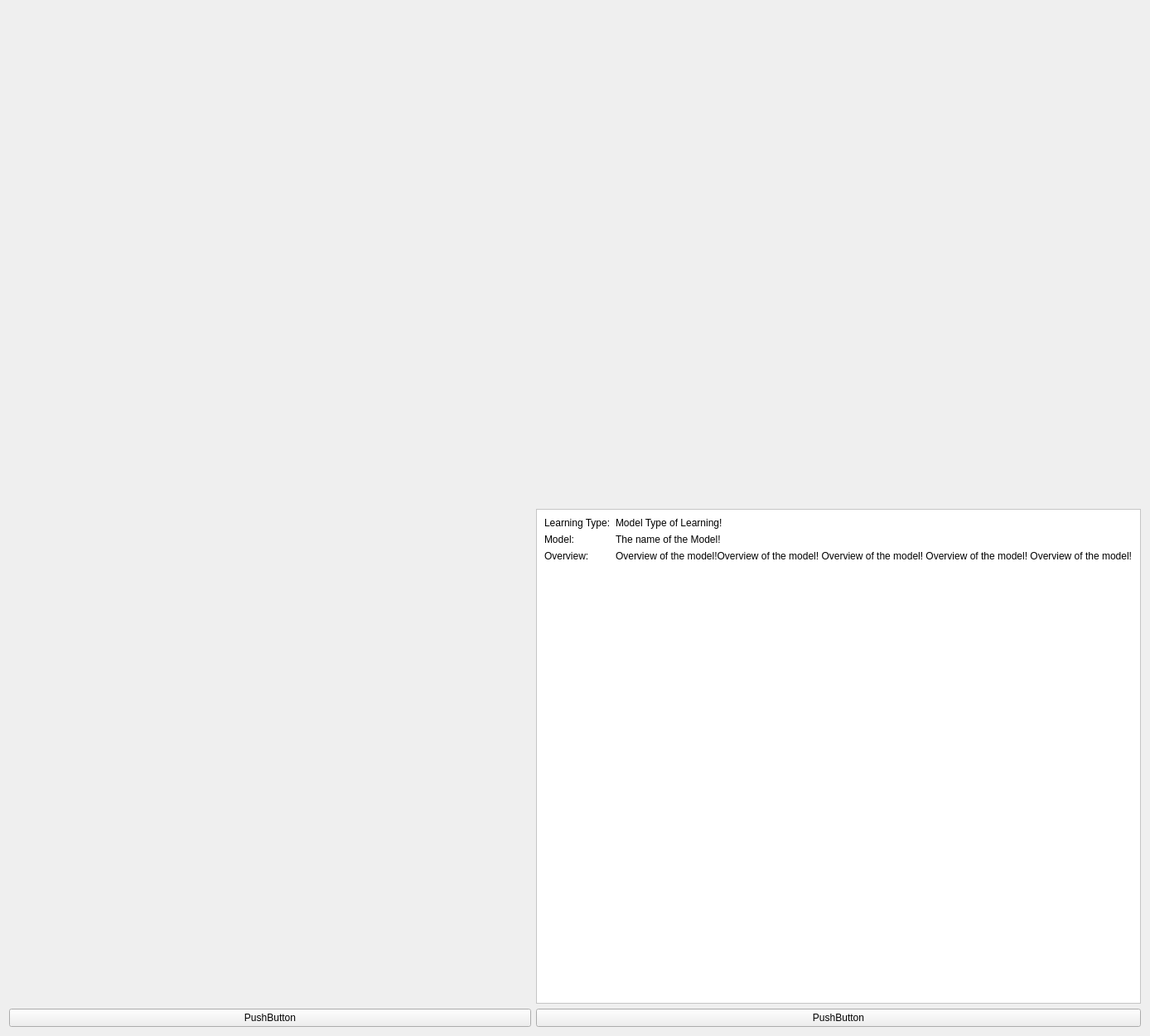
<?xml version="1.0" encoding="UTF-8"?>
<ui version="4.0">
 <class>Form</class>
 <widget class="QWidget" name="Form">
  <property name="geometry">
   <rect>
    <x>0</x>
    <y>0</y>
    <width>1388</width>
    <height>1250</height>
   </rect>
  </property>
  <property name="windowTitle">
   <string>Form</string>
  </property>
  <layout class="QGridLayout" name="gridLayout_2">
   <item row="0" column="0" colspan="2">
    <layout class="QVBoxLayout" name="verticalLayout">
     <item>
      <layout class="QGridLayout" name="gridLayout">
       <item row="0" column="2">
        <spacer name="horizontalSpacer_2">
         <property name="orientation">
          <enum>Qt::Horizontal</enum>
         </property>
         <property name="sizeHint" stdset="0">
          <size>
           <width>40</width>
           <height>20</height>
          </size>
         </property>
        </spacer>
       </item>
       <item row="0" column="1">
        <widget class="QLabel" name="label">
         <property name="text">
          <string/>
         </property>
         <property name="pixmap">
          <pixmap>Developer/Swansea Uni/Project/Code/Project/Images/freeplay.png</pixmap>
         </property>
        </widget>
       </item>
       <item row="0" column="0">
        <spacer name="horizontalSpacer">
         <property name="orientation">
          <enum>Qt::Horizontal</enum>
         </property>
         <property name="sizeHint" stdset="0">
          <size>
           <width>40</width>
           <height>20</height>
          </size>
         </property>
        </spacer>
       </item>
      </layout>
     </item>
    </layout>
   </item>
   <item row="2" column="0">
    <widget class="QPushButton" name="pushButton">
     <property name="text">
      <string>PushButton</string>
     </property>
    </widget>
   </item>
   <item row="2" column="1">
    <widget class="QPushButton" name="pushButton_2">
     <property name="text">
      <string>PushButton</string>
     </property>
    </widget>
   </item>
   <item row="1" column="0">
    <layout class="QHBoxLayout" name="horizontalLayout_2">
     <item>
      <widget class="QWidget" name="widget" native="true">
       <property name="minimumSize">
        <size>
         <width>520</width>
         <height>520</height>
        </size>
       </property>
      </widget>
     </item>
    </layout>
   </item>
   <item row="1" column="1">
    <layout class="QHBoxLayout" name="horizontalLayout_3">
     <item>
      <widget class="QFrame" name="frame">
       <property name="styleSheet">
        <string notr="true">background-color: white;</string>
       </property>
       <property name="frameShape">
        <enum>QFrame::StyledPanel</enum>
       </property>
       <property name="frameShadow">
        <enum>QFrame::Raised</enum>
       </property>
       <layout class="QFormLayout" name="formLayout">
        <item row="0" column="0">
         <widget class="QLabel" name="label_2">
          <property name="text">
           <string>Learning Type:</string>
          </property>
         </widget>
        </item>
        <item row="0" column="1">
         <widget class="QLabel" name="label_3">
          <property name="text">
           <string>Model Type of Learning!</string>
          </property>
         </widget>
        </item>
        <item row="1" column="0">
         <widget class="QLabel" name="label_4">
          <property name="text">
           <string>Model:</string>
          </property>
         </widget>
        </item>
        <item row="1" column="1">
         <widget class="QLabel" name="label_5">
          <property name="text">
           <string>The name of the Model!</string>
          </property>
         </widget>
        </item>
        <item row="2" column="0">
         <widget class="QLabel" name="label_6">
          <property name="text">
           <string>Overview:</string>
          </property>
         </widget>
        </item>
        <item row="2" column="1">
         <widget class="QLabel" name="label_7">
          <property name="text">
           <string>Overview of the model!Overview of the model! Overview of the model! Overview of the model! Overview of the model!</string>
          </property>
         </widget>
        </item>
       </layout>
      </widget>
     </item>
    </layout>
   </item>
  </layout>
 </widget>
 <resources/>
 <connections/>
</ui>
